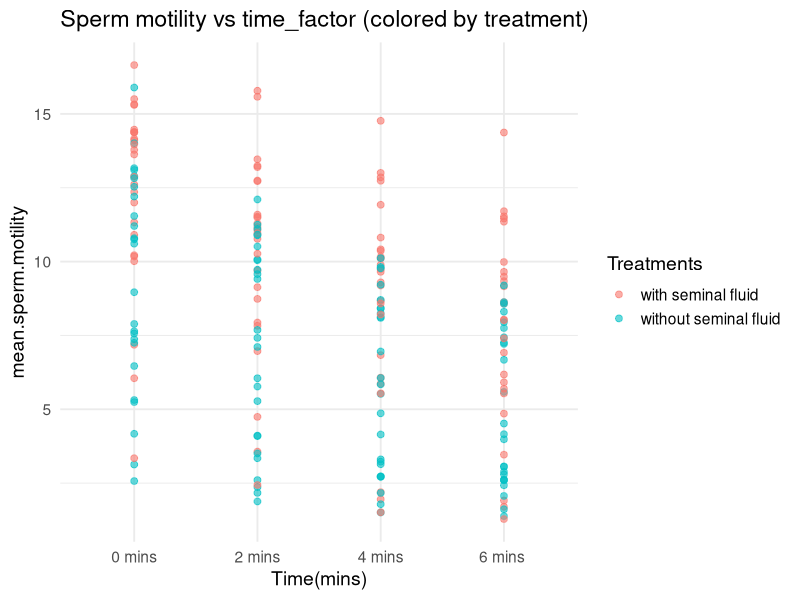
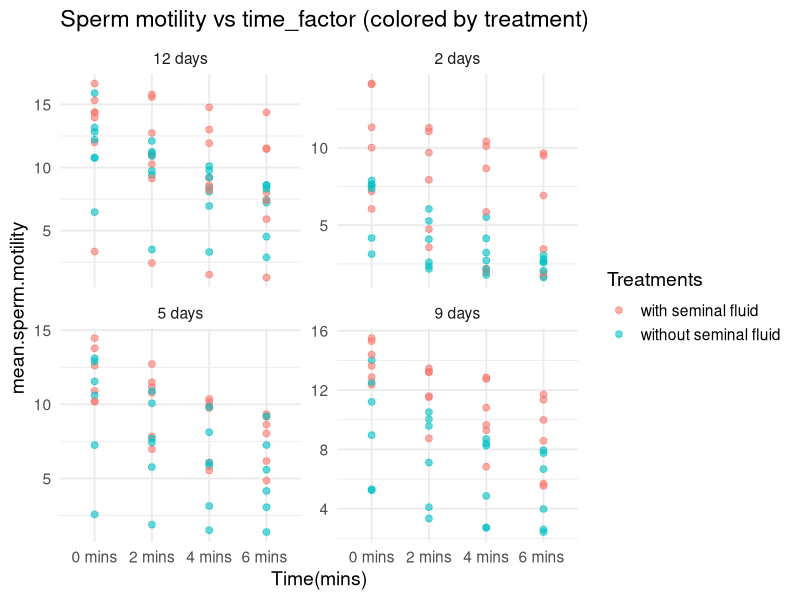
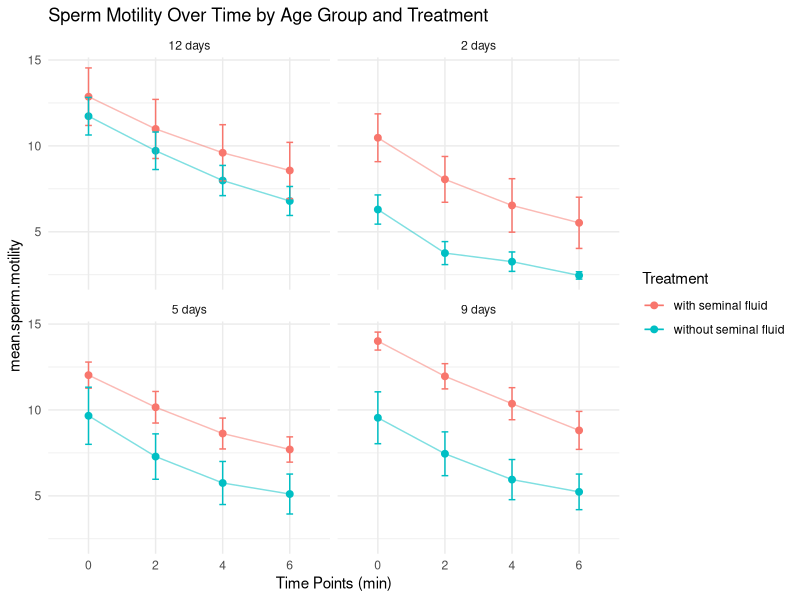

Write the R code that produced these figures, in order.



# 0. Load Required Packages
#----------------------------#


library(tidyverse)
library(broom)
library(ggplot2)
library(dplyr)



# 2. Load and Inspect my_data
#----------------------------#
my_data <- read.csv('01 Raw data /seminal_fluid vs male age interaction.csv')
#acat("my_dataset loaded successfully: ", file_path, "\n")
head(my_data)

# Clean column names
names(my_data) <- make.names(names(my_data))

cat("Variables detected:\n")
print(names(my_data))
head(my_data)
#----------------------------#
# 3. Identify Response Variable
#----------------------------#
response_candidates <- grep("sperm.*motil", names(my_data), ignore.case = TRUE, value = TRUE)
if (length(response_candidates) == 0) stop("No sperm motility variable found.")
response_var <- response_candidates[1]
cat("Detected response variable:", response_var, "\n")

#----------------------------#
# 4. Identify Predictors and ID (Keyword-based)
#----------------------------#

predictors <- setdiff(names(my_data), response_var)

# Automatically detect ID column
id_col <- grep("id", names(my_data), ignore.case = TRUE, value = TRUE)
if (length(id_col) > 0) {
  id_col <- id_col[1]
  my_data[[id_col]] <- as.factor(my_data[[id_col]])
  cat("Detected ID column:", id_col, "\n")
} else {
  warning("No ID column detected — random effects will not be used.")
  id_col <- NULL
}

# Exclude ID column from predictors for fixed effects
predictors <- predictors[predictors != id_col]

#----------------------------#
# Keyword-Based Variable Detection
#----------------------------#

# Define keyword lists for different biological variables
keyword_list <- list(
  treatment  = c("treatment_combination","medium", "condition", 'treatment'),
  age        = c("male_age,'sperm_age", "age"),
  species    = c("species"),
  temperature = c("temp", "temperature"),
  time       = c("time_factor", "time"),
  concentration = c("conc", "concentration", "density"),
  id         = c("id", "male_ID", "subject"
))

# Function to search for variable name based on keyword list
detect_var <- function(keywords, data_names) {
  vars <- unlist(lapply(keywords, function(k) grep(k, data_names, ignore.case = TRUE, value = TRUE)))
  unique(vars)
}

# Apply detection for each variable type
treatment_var <- detect_var(keyword_list$treatment, names(my_data))
age_var <- detect_var(keyword_list$age, names(my_data))
species_var <- detect_var(keyword_list$species, names(my_data))
temp_var <- detect_var(keyword_list$temperature, names(my_data))
time_var <- detect_var(keyword_list$time, names(my_data))
conc_var <- detect_var(keyword_list$concentration, names(my_data))
id_var <- detect_var(keyword_list$id, names(my_data))

# Display what was found
cat("\nKeyword-based variable detection:\n")
cat("Treatment variable(s):", treatment_var, "\n")
cat("Age variable(s):", age_var, "\n")
cat("Species variable(s):", species_var, "\n")
cat("Temperature variable(s):", temp_var, "\n")
cat("Time variable(s):", time_var, "\n")
cat("Concentration variable(s):", conc_var, "\n")
cat("ID variable(s):", id_var, "\n")


#----------------------------#
# Combine detected variables
#----------------------------#
categorical_vars <- unique(c(treatment_var, species_var, age_var, time_var, id_var))
numeric_vars <- unique(c(temp_var, conc_var))


# Fallback if nothing detected by keywords    
if (length(categorical_vars) == 0) {
  categorical_vars <- predictors[sapply(my_data[predictors], function(x) is.character(x) || is.factor(x))]
}
if (length(numeric_vars) == 0) {
  numeric_vars <- predictors[sapply(my_data[predictors], is.numeric)]
}

# Convert categorical variables to factors
my_data[categorical_vars] <- lapply(my_data[categorical_vars], as.factor)

cat("\nFinal variable classification:\n")
cat("Categorical predictors:", categorical_vars, "\n")
cat("Numeric predictors:", numeric_vars, "\n")

#----------------------------#
# 5. Create Results Directory
#----------------------------#
dir.create("04 R plots2", showWarnings = FALSE)

#----------------------------#
# 6. Visualization with ggplot2
#----------------------------#
cat("Generating exploratory plots...\n")

# Example: Plot response vs each predictor
if (length(time_var) > 0) {
  for (v in time_var) {
    p <- ggplot(my_data, aes_string(x = v, y = response_var, color = treatment_var)) +
      geom_point(aes(group = treatment_var), alpha = 0.6, size = 2) +
      theme_minimal(base_size = 14) +
      labs(
        title = paste("Sperm motility vs", v, "(colored by treatment)"),
        x = "Time(mins)", y = response_var, color = "Treatments"
      )
    
  }
}
p

#For data with age variable, treatment variable, and time variable

if (length(time_var) > 0) {
  for (v in time_var) {
    p2 <- ggplot(my_data, aes_string(x = v, y = response_var, color = treatment_var)) +
      geom_point(aes(group = treatment_var), alpha = 0.6, size = 2) +
      theme_minimal(base_size = 14) +
      facet_wrap(as.formula(paste("~", age_var[1])), scales = "free_y") +
      labs(
        title = paste("Sperm motility vs", v, "(colored by treatment)"),
        x = "Time(mins)", y = response_var, color = "Treatments"
      )
    
  }
}
p2


#create group means using detected predictor variables
general_mean_SM <- my_data %>%
  group_by(!!sym(age_var[1]), !!sym(treatment_var[1]), !!sym(time_var[1])) %>%
  summarise(
    mean_SM = mean(!!sym(response_var), na.rm = TRUE),
    se_SM = sd(!!sym(response_var)) / sqrt(n())
  )

glimpse(general_mean_SM)
levels(general_mean_SM[[time_var[1]]]) <- c("0", "2", "4", "6")


#Plot sperm motility over time variable, age variable, and treatment variables 
ggplot() +
  geom_point(data = general_mean_SM, aes_string(x = time_var[1], y = "mean_SM",
           color = treatment_var[1]), size = 2) +
  facet_wrap(as.formula(paste("~", age_var[1]))) +
  geom_line(data = general_mean_SM, aes_string(x = time_var[1], y = "mean_SM",
           group = treatment_var[1], color = treatment_var[1]),
           linewidth = 0.5,
           alpha = 0.5) +
  theme_minimal() +
  geom_errorbar(data = general_mean_SM,
                aes_string(x = time_var[1], y = "mean_SM",
                           ymin = "mean_SM - se_SM",
                           ymax = "mean_SM + se_SM",
                           color = treatment_var[1]), width = 0.1) +
  labs(title = "Sperm Motility Over Time by Age Group and Treatment",
       x = "Time Points (min)",
       y = response_var,
       color = "Treatment")
